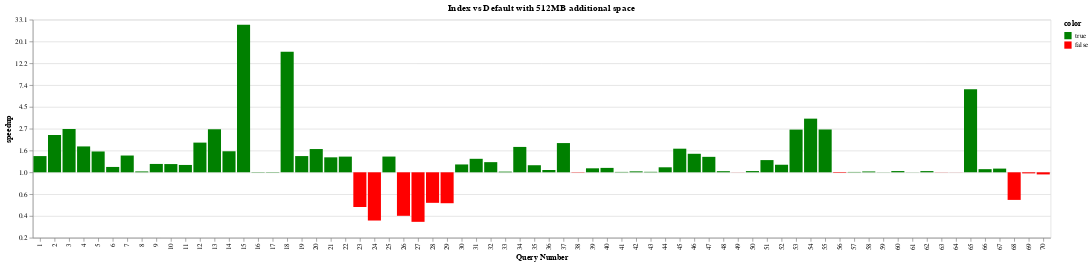

The notebook cell this image was saved under:
### Code cell
chart = plot_speedup("Index vs Default", index, 8)
chart

### Figure 1 — Vega-Lite specification as saved in the notebook (floating-point values rounded to 4 significant figures)
{"$schema": "https://vega.github.io/schema/vega-lite/v4.17.0.json", "config": {"view": {"continuousHeight": 300, "continuousWidth": 400}}, "data": {"name": "data-8ff4a2dd1acf1a4589a68feb81634108"}, "datasets": {"data-8ff4a2dd1acf1a4589a68feb81634108": [{"budget": 8, "color": true, "expt_name": "index", "log_speedup": 0.3719, "query_name": "query1", "query_num": 1, "running_time": 0.03305, "speedup": 1.451}, {"budget": 8, "color": true, "expt_name": "index", "log_speedup": 0.8554, "query_name": "query2", "query_num": 2, "running_time": 0.009514, "speedup": 2.352}, {"budget": 8, "color": true, "expt_name": "index", "log_speedup": 0.9932, "query_name": "query3", "query_num": 3, "running_time": 0.009024, "speedup": 2.7}, {"budget": 8, "color": true, "expt_name": "index", "log_speedup": 0.5931, "query_name": "query4", "query_num": 4, "running_time": 0.01655, "speedup": 1.81}, {"budget": 8, "color": true, "expt_name": "index", "log_speedup": 0.4774, "query_name": "query5", "query_num": 5, "running_time": 0.05965, "speedup": 1.612}, {"budget": 8, "color": true, "expt_name": "index", "log_speedup": 0.1228, "query_name": "query6", "query_num": 6, "running_time": 1.328, "speedup": 1.131}, {"budget": 8, "color": true, "expt_name": "index", "log_speedup": 0.3845, "query_name": "query7", "query_num": 7, "running_time": 0.3934, "speedup": 1.469}, {"budget": 8, "color": true, "expt_name": "index", "log_speedup": 0.01975, "query_name": "query8", "query_num": 8, "running_time": 2.981, "speedup": 1.02}, {"budget": 8, "color": true, "expt_name": "index", "log_speedup": 0.1916, "query_name": "query9", "query_num": 9, "running_time": 0.1651, "speedup": 1.211}, {"budget": 8, "color": true, "expt_name": "index", "log_speedup": 0.1887, "query_name": "query10", "query_num": 10, "running_time": 0.1113, "speedup": 1.208}, {"budget": 8, "color": true, "expt_name": "index", "log_speedup": 0.1685, "query_name": "query11", "query_num": 11, "running_time": 0.2285, "speedup": 1.184}, {"budget": 8, "color": true, "expt_name": "index", "log_speedup": 0.6807, "query_name": "query12", "query_num": 12, "running_time": 0.3829, "speedup": 1.975}, {"budget": 8, "color": true, "expt_name": "index", "log_speedup": 0.9866, "query_name": "query13", "query_num": 13, "running_time": 0.1742, "speedup": 2.682}, {"budget": 8, "color": true, "expt_name": "index", "log_speedup": 0.4822, "query_name": "query14", "query_num": 14, "running_time": 0.6572, "speedup": 1.62}, {"budget": 8, "color": true, "expt_name": "index", "log_speedup": 3.384, "query_name": "query15", "query_num": 15, "running_time": 0.01085, "speedup": 29.5}, {"budget": 8, "color": true, "expt_name": "index", "log_speedup": 0.006333, "query_name": "query16", "query_num": 16, "running_time": 0.446, "speedup": 1.006}, {"budget": 8, "color": true, "expt_name": "index", "log_speedup": 0.007559, "query_name": "query17", "query_num": 17, "running_time": 0.4229, "speedup": 1.008}, {"budget": 8, "color": true, "expt_name": "index", "log_speedup": 2.762, "query_name": "query18", "query_num": 18, "running_time": 0.02083, "speedup": 15.82}, {"budget": 8, "color": true, "expt_name": "index", "log_speedup": 0.3722, "query_name": "query19", "query_num": 19, "running_time": 3.52, "speedup": 1.451}, {"budget": 8, "color": true, "expt_name": "index", "log_speedup": 0.5332, "query_name": "query20", "query_num": 20, "running_time": 0.6711, "speedup": 1.704}, {"budget": 8, "color": true, "expt_name": "index", "log_speedup": 0.3432, "query_name": "query21", "query_num": 21, "running_time": 0.3912, "speedup": 1.409}, {"budget": 8, "color": true, "expt_name": "index", "log_speedup": 0.3596, "query_name": "query22", "query_num": 22, "running_time": 1.498, "speedup": 1.433}, {"budget": 8, "color": false, "expt_name": "index", "log_speedup": -0.796, "query_name": "query23", "query_num": 23, "running_time": 3.993, "speedup": 0.4511}, {"budget": 8, "color": false, "expt_name": "index", "log_speedup": -1.106, "query_name": "query24", "query_num": 24, "running_time": 4.049, "speedup": 0.3309}, {"budget": 8, "color": true, "expt_name": "index", "log_speedup": 0.3609, "query_name": "query25", "query_num": 25, "running_time": 0.1616, "speedup": 1.435}, {"budget": 8, "color": false, "expt_name": "index", "log_speedup": -0.9975, "query_name": "query26", "query_num": 26, "running_time": 1.891, "speedup": 0.3688}, {"budget": 8, "color": false, "expt_name": "index", "log_speedup": -1.136, "query_name": "query27", "query_num": 27, "running_time": 0.9151, "speedup": 0.3212}, {"budget": 8, "color": false, "expt_name": "index", "log_speedup": -0.7001, "query_name": "query28", "query_num": 28, "running_time": 1.892, "speedup": 0.4965}, {"budget": 8, "color": false, "expt_name": "index", "log_speedup": -0.7089, "query_name": "query29", "query_num": 29, "running_time": 1.034, "speedup": 0.4922}, {"budget": 8, "color": true, "expt_name": "index", "log_speedup": 0.1799, "query_name": "query30", "query_num": 30, "running_time": 2.497, "speedup": 1.197}, {"budget": 8, "color": true, "expt_name": "index", "log_speedup": 0.3093, "query_name": "query31", "query_num": 31, "running_time": 0.02684, "speedup": 1.362}, {"budget": 8, "color": true, "expt_name": "index", "log_speedup": 0.2329, "query_name": "query32", "query_num": 32, "running_time": 0.0402, "speedup": 1.262}, {"budget": 8, "color": true, "expt_name": "index", "log_speedup": 0.01525, "query_name": "query33", "query_num": 33, "running_time": 1.126, "speedup": 1.015}, {"budget": 8, "color": true, "expt_name": "index", "log_speedup": 0.5818, "query_name": "query34", "query_num": 34, "running_time": 0.1414, "speedup": 1.789}, {"budget": 8, "color": true, "expt_name": "index", "log_speedup": 0.1621, "query_name": "query35", "query_num": 35, "running_time": 0.04466, "speedup": 1.176}, {"budget": 8, "color": true, "expt_name": "index", "log_speedup": 0.05325, "query_name": "query36", "query_num": 36, "running_time": 0.3367, "speedup": 1.055}, {"budget": 8, "color": true, "expt_name": "index", "log_speedup": 0.6702, "query_name": "query37", "query_num": 37, "running_time": 0.3974, "speedup": 1.955}, {"budget": 8, "color": false, "expt_name": "index", "log_speedup": -0.006671, "query_name": "query38", "query_num": 38, "running_time": 0.08561, "speedup": 0.9934}, {"budget": 8, "color": true, "expt_name": "index", "log_speedup": 0.09158, "query_name": "query39", "query_num": 39, "running_time": 0.2601, "speedup": 1.096}, {"budget": 8, "color": true, "expt_name": "index", "log_speedup": 0.1009, "query_name": "query40", "query_num": 40, "running_time": 0.2169, "speedup": 1.106}, {"budget": 8, "color": true, "expt_name": "index", "log_speedup": 0.009007, "query_name": "query41", "query_num": 41, "running_time": 4.32, "speedup": 1.009}, {"budget": 8, "color": true, "expt_name": "index", "log_speedup": 0.02161, "query_name": "query42", "query_num": 42, "running_time": 1.804, "speedup": 1.022}, {"budget": 8, "color": true, "expt_name": "index", "log_speedup": 0.01115, "query_name": "query43", "query_num": 43, "running_time": 5.25, "speedup": 1.011}, {"budget": 8, "color": true, "expt_name": "index", "log_speedup": 0.1148, "query_name": "query44", "query_num": 44, "running_time": 0.7315, "speedup": 1.122}, {"budget": 8, "color": true, "expt_name": "index", "log_speedup": 0.5413, "query_name": "query45", "query_num": 45, "running_time": 0.3862, "speedup": 1.718}, {"budget": 8, "color": true, "expt_name": "index", "log_speedup": 0.4245, "query_name": "query46", "query_num": 46, "running_time": 0.5138, "speedup": 1.529}, {"budget": 8, "color": true, "expt_name": "index", "log_speedup": 0.3545, "query_name": "query47", "query_num": 47, "running_time": 1.134, "speedup": 1.425}, {"budget": 8, "color": true, "expt_name": "index", "log_speedup": 0.02566, "query_name": "query48", "query_num": 48, "running_time": 1.161, "speedup": 1.026}, {"budget": 8, "color": false, "expt_name": "index", "log_speedup": -0.001807, "query_name": "query49", "query_num": 49, "running_time": 3.465, "speedup": 0.9982}, {"budget": 8, "color": true, "expt_name": "index", "log_speedup": 0.02818, "query_name": "query50", "query_num": 50, "running_time": 2.344, "speedup": 1.029}, {"budget": 8, "color": true, "expt_name": "index", "log_speedup": 0.28, "query_name": "query51", "query_num": 51, "running_time": 3.86, "speedup": 1.323}, {"budget": 8, "color": true, "expt_name": "index", "log_speedup": 0.1733, "query_name": "query52", "query_num": 52, "running_time": 2.467, "speedup": 1.189}, {"budget": 8, "color": true, "expt_name": "index", "log_speedup": 0.9789, "query_name": "query53", "query_num": 53, "running_time": 0.06243, "speedup": 2.662}, {"budget": 8, "color": true, "expt_name": "index", "log_speedup": 1.23, "query_name": "query54", "query_num": 54, "running_time": 0.05524, "speedup": 3.422}, {"budget": 8, "color": true, "expt_name": "index", "log_speedup": 0.9816, "query_name": "query55", "query_num": 55, "running_time": 0.07849, "speedup": 2.669}, {"budget": 8, "color": false, "expt_name": "index", "log_speedup": -0.01222, "query_name": "query56", "query_num": 56, "running_time": 0.6993, "speedup": 0.9879}, {"budget": 8, "color": true, "expt_name": "index", "log_speedup": 0.00833, "query_name": "query57", "query_num": 57, "running_time": 0.6479, "speedup": 1.008}, {"budget": 8, "color": true, "expt_name": "index", "log_speedup": 0.01933, "query_name": "query58", "query_num": 58, "running_time": 27.1, "speedup": 1.02}, {"budget": 8, "color": true, "expt_name": "index", "log_speedup": 0.002491, "query_name": "query59", "query_num": 59, "running_time": 0.1956, "speedup": 1.002}, {"budget": 8, "color": true, "expt_name": "index", "log_speedup": 0.0282, "query_name": "query60", "query_num": 60, "running_time": 169.4, "speedup": 1.029}, {"budget": 8, "color": true, "expt_name": "index", "log_speedup": 0.002088, "query_name": "query61", "query_num": 61, "running_time": 9.989, "speedup": 1.002}, {"budget": 8, "color": true, "expt_name": "index", "log_speedup": 0.02759, "query_name": "query62", "query_num": 62, "running_time": 1.301, "speedup": 1.028}, {"budget": 8, "color": false, "expt_name": "index", "log_speedup": -0.002702, "query_name": "query63", "query_num": 63, "running_time": 2.896, "speedup": 0.9973}, {"budget": 8, "color": false, "expt_name": "index", "log_speedup": -0.001364, "query_name": "query64", "query_num": 64, "running_time": 2.143, "speedup": 0.9986}, {"budget": 8, "color": true, "expt_name": "index", "log_speedup": 1.901, "query_name": "query65", "query_num": 65, "running_time": 0.02444, "speedup": 6.694}, {"budget": 8, "color": true, "expt_name": "index", "log_speedup": 0.07204, "query_name": "query66", "query_num": 66, "running_time": 0.9588, "speedup": 1.075}, {"budget": 8, "color": true, "expt_name": "index", "log_speedup": 0.08486, "query_name": "query67", "query_num": 67, "running_time": 0.7937, "speedup": 1.089}, {"budget": 8, "color": false, "expt_name": "index", "log_speedup": -0.6329, "query_name": "query68", "query_num": 68, "running_time": 0.5151, "speedup": 0.5311}, {"budget": 8, "color": false, "expt_name": "index", "log_speedup": -0.02459, "query_name": "query69", "query_num": 69, "running_time": 0.1893, "speedup": 0.9757}, {"budget": 8, "color": false, "expt_name": "index", "log_speedup": -0.04875, "query_name": "query70", "query_num": 70, "running_time": 5.511, "speedup": 0.9524}]}, "encoding": {"color": {"field": "color", "scale": {"domain": [true, false], "range": ["green", "red"]}, "type": "nominal"}, "x": {"axis": {"title": "Query Number"}, "field": "query_num", "type": "ordinal"}, "y": {"axis": {"format": ",.0f", "labelExpr": "format(exp(datum.value),',.1f')", "title": "speedup"}, "field": "log_speedup", "type": "quantitative"}}, "mark": "bar", "title": {"text": "Index vs Default with 512MB additional space"}}
